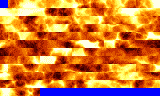
#> input picture test/compression/large_mode_1.png, 160 x 96 px
$ python sheet.py ../../test/compression/large_mode_1.png ../../test/compression/large_mode_1.png
#> lines starting #> are read from the running program, lines starting #| are printed output that depends on the picture
import sys, glob
from PIL import Image
d = sys.argv[1]; pat = sys.argv[2] if len(sys.argv) > 2 else '*.png'
fs = sorted(f for f in glob.glob(f'{d}/{pat}') if 'sheet' not in f)
ims = [Image.open(f) for f in fs]; cols = 2
#> after `ims = [Image.open(f) for f in fs]`: ims = 1 item
s = Image.new('RGB', (240 * cols, 160 * ((len(ims) + cols - 1) // cols)))
#> s: PIL image 480x160 RGB; every value is 0
for i, im in enumerate(ims): s.paste(im, ((i % cols) * 240, (i // cols) * 160))
#> this loop made 1 pass
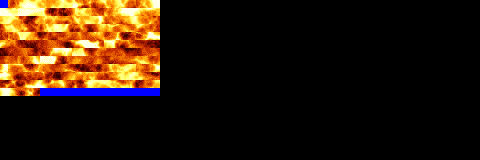
#> s: PIL image 480x160 RGB; mean R, G, B 41.5, 24.8, 10.6
s.resize((s.width * 2, s.height * 2), Image.NEAREST).save(f'{d}/sheet.png'); print([f.split('/')[-1] for f in fs])
#> after `s.resize((s.width * 2, s.height * 2), Image.NEAREST).save(f'{d}/sheet.`:
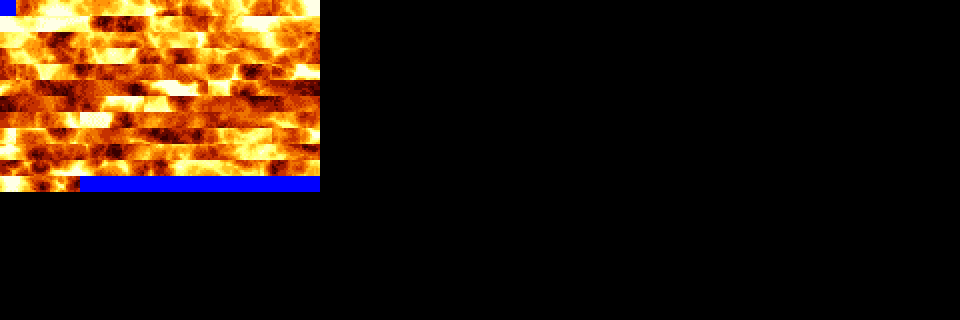
#> saved as sheet.png: PIL image 960x320 RGB; mean R, G, B 41.5, 24.8, 10.6
#| ['large_mode_1.png']
